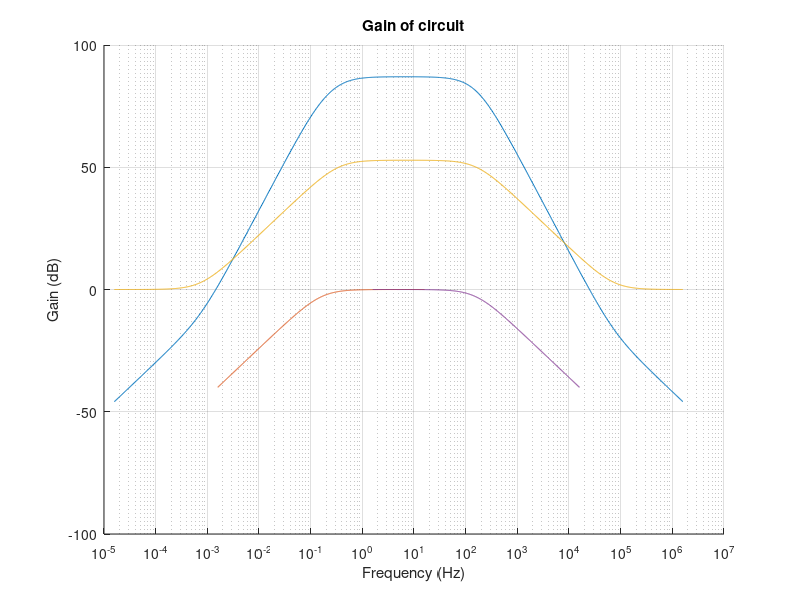

Recreate this plot in MATLAB.
pkg load control;
close all;clear all;

s  = tf('s');

## High pass filter(in-amp input)
C1 = 1e-6;
R1 = 1e6;

H1 = R1/(R1+1/(C1*s));

## Instrumentation amp
RinG = 2e3;

H2 = 1+100e3/RinG;

## Second Gain stage
Cf = 2.2e-9;
Cg = 470e-6;
Rg = 1000;
Rf = 440000;

Zf = 1/(1/Rf+1/(1/(Cf*s)));
Zg = Rg+1/(Cg*s);

H3 = 1+Zf/Zg;


## Low pass filter
C2 = 1e-6;
R2 = 1e3;

H4 = 1/(C2*s)/(R2+1/(C2*s));

H = H1*H2*H3*H4;


[mag, f] = bodemag(H);
hold on
[mag1, f1] = bodemag(H1);
[mag3, f3] = bodemag(H3);
[mag4, f4] = bodemag(H4);
#[mag,w] = bodemag(H);

semilogx(f/(2*pi), 20*log10(mag));
hold on
grid on
semilogx(f1/(2*pi), 20*log10(mag1));
hold on
semilogx(f3/(2*pi), 20*log10(mag3));
hold on
semilogx(f4/(2*pi), 20*log10(mag4));

title("Gain of circuit");
xlabel("Frequency (Hz)");
ylabel("Gain (dB)");

#semilogx(w, 20*log10(mag));

a=1/(Cg*Cf*Rg*Rf);
x = 1/(Rf*Cf);
y = 1/(Rg*Cf);
z = 1/(Rg*Cg);

#hold on
#H1 = (((s*(s+(x+y+z))+a)))/(((s*(s+(x+z))+a)));
#bodemag(H1);


#w2=0.00170648*((293i)*x + (293i)*z + (1000i)*y + sqrt(((-1000*i)*y + (-293i)*x + (-293i)*z)^2 + 343396*a));

###w1=0.00170648i*((293)*x + (293)*z + (1000)*y + i*sqrt(((-1000*i)*y + (-293i)*x + (-293i)*z)^2 + 343396*a));

#hold on;
#peak = 20*log10((x+y+z)/(x+z));
#plot(abs(w1), peak-3, '*r');
#plot(abs(w2), peak-3, '*r');

#w1 = abs(w1)*180/pi
#w2 = abs(w2)*180/pi
